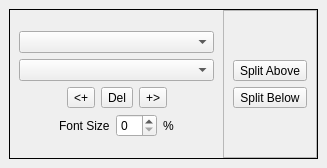
<?xml version="1.0" encoding="UTF-8"?>
<ui version="4.0">
 <class>ScreenConfigElement</class>
    <widget class="QScrollArea" name="ScreenConfigElement">
     <property name="toolTip">
      <string>SA</string>
     </property>
     <property name="frameShape">
      <enum>QFrame::Shape::NoFrame</enum>
     </property>
     <property name="frameShadow">
      <enum>QFrame::Shadow::Plain</enum>
     </property>
     <property name="lineWidth">
      <number>0</number>
     </property>
     <property name="widgetResizable">
      <bool>true</bool>
     </property>
     <widget class="QWidget" name="scrollAreaWidgetContents">
      <property name="geometry">
       <rect>
        <x>0</x>
        <y>0</y>
        <width>282</width>
        <height>495</height>
       </rect>
      </property>
      <property name="toolTip">
       <string>SAWC</string>
      </property>
      <layout class="QVBoxLayout" name="verticalLayout_3">
       <item>
        <widget class="QFrame" name="cframe">
         <property name="toolTip">
          <string>cframe</string>
         </property>
         <property name="frameShape">
          <enum>QFrame::Shape::Box</enum>
         </property>
         <property name="lineWidth">
          <number>1</number>
         </property>
         <layout class="QHBoxLayout" name="horizontalLayout_2">
          <property name="spacing">
           <number>0</number>
          </property>
          <property name="leftMargin">
           <number>0</number>
          </property>
          <property name="topMargin">
           <number>0</number>
          </property>
          <property name="rightMargin">
           <number>0</number>
          </property>
          <property name="bottomMargin">
           <number>0</number>
          </property>
          <item>
           <widget class="QFrame" name="typeFrame">
            <layout class="QVBoxLayout" name="verticalLayout">
             <item>
              <spacer name="verticalSpacer_3">
               <property name="orientation">
                <enum>Qt::Orientation::Vertical</enum>
               </property>
               <property name="sizeHint" stdset="0">
                <size>
                 <width>0</width>
                 <height>0</height>
                </size>
               </property>
              </spacer>
             </item>
             <item>
              <widget class="QComboBox" name="elementTypeCombo"/>
             </item>
             <item>
              <widget class="QComboBox" name="auxTypeCombo"/>
             </item>
             <item>
              <layout class="QHBoxLayout" name="horizontalLayout">
               <item>
                <spacer name="horizontalSpacer">
                 <property name="orientation">
                  <enum>Qt::Orientation::Horizontal</enum>
                 </property>
                 <property name="sizeHint" stdset="0">
                  <size>
                   <width>40</width>
                   <height>20</height>
                  </size>
                 </property>
                </spacer>
               </item>
               <item>
                <widget class="QToolButton" name="addLeftButton">
                 <property name="toolTip">
                  <string>Add window to the left</string>
                 </property>
                 <property name="text">
                  <string>&lt;+</string>
                 </property>
                </widget>
               </item>
               <item>
                <widget class="QToolButton" name="removeButton">
                 <property name="toolTip">
                  <string>Remove this window</string>
                 </property>
                 <property name="text">
                  <string>Del</string>
                 </property>
                </widget>
               </item>
               <item>
                <widget class="QToolButton" name="addRightButton">
                 <property name="toolTip">
                  <string>Add window to the right</string>
                 </property>
                 <property name="text">
                  <string>+&gt;</string>
                 </property>
                </widget>
               </item>
               <item>
                <spacer name="horizontalSpacer_2">
                 <property name="orientation">
                  <enum>Qt::Orientation::Horizontal</enum>
                 </property>
                 <property name="sizeHint" stdset="0">
                  <size>
                   <width>40</width>
                   <height>20</height>
                  </size>
                 </property>
                </spacer>
               </item>
              </layout>
             </item>
             <item>
              <layout class="QHBoxLayout" name="horizontalLayout_4">
               <item>
                <spacer name="horizontalSpacer_3">
                 <property name="orientation">
                  <enum>Qt::Orientation::Horizontal</enum>
                 </property>
                 <property name="sizeHint" stdset="0">
                  <size>
                   <width>40</width>
                   <height>20</height>
                  </size>
                 </property>
                </spacer>
               </item>
               <item>
                <widget class="QLabel" name="label">
                 <property name="text">
                  <string>Font Size</string>
                 </property>
                </widget>
               </item>
               <item>
                <widget class="QSpinBox" name="spinBox"/>
               </item>
               <item>
                <widget class="QLabel" name="label_2">
                 <property name="text">
                  <string>%</string>
                 </property>
                </widget>
               </item>
               <item>
                <spacer name="horizontalSpacer_4">
                 <property name="orientation">
                  <enum>Qt::Orientation::Horizontal</enum>
                 </property>
                 <property name="sizeHint" stdset="0">
                  <size>
                   <width>40</width>
                   <height>20</height>
                  </size>
                 </property>
                </spacer>
               </item>
              </layout>
             </item>
             <item>
              <spacer name="verticalSpacer_4">
               <property name="orientation">
                <enum>Qt::Orientation::Vertical</enum>
               </property>
               <property name="sizeHint" stdset="0">
                <size>
                 <width>0</width>
                 <height>0</height>
                </size>
               </property>
              </spacer>
             </item>
            </layout>
           </widget>
          </item>
          <item>
           <widget class="QFrame" name="splitFrame">
            <property name="frameShape">
             <enum>QFrame::Shape::StyledPanel</enum>
            </property>
            <property name="frameShadow">
             <enum>QFrame::Shadow::Raised</enum>
            </property>
            <layout class="QVBoxLayout" name="verticalLayout_2">
             <item>
              <spacer name="verticalSpacer">
               <property name="orientation">
                <enum>Qt::Orientation::Vertical</enum>
               </property>
               <property name="sizeHint" stdset="0">
                <size>
                 <width>20</width>
                 <height>40</height>
                </size>
               </property>
              </spacer>
             </item>
             <item>
              <widget class="QToolButton" name="splitAboveButton">
               <property name="text">
                <string>Split Above</string>
               </property>
              </widget>
             </item>
             <item>
              <widget class="QToolButton" name="splitBelowButton">
               <property name="text">
                <string>Split Below</string>
               </property>
              </widget>
             </item>
             <item>
              <spacer name="verticalSpacer_2">
               <property name="orientation">
                <enum>Qt::Orientation::Vertical</enum>
               </property>
               <property name="sizeHint" stdset="0">
                <size>
                 <width>20</width>
                 <height>40</height>
                </size>
               </property>
              </spacer>
             </item>
            </layout>
           </widget>
          </item>
         </layout>
        </widget>
       </item>
      </layout>
     </widget>
    </widget>
 <resources/>
 <connections/>
</ui>
